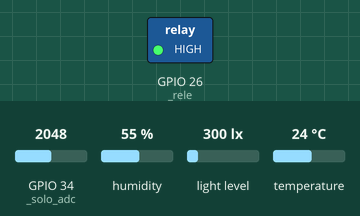
The program below on a simulated ESP32 board running MicroPython. Shown: switched loads named in the program (green lamp = pin HIGH). Inputs (shaded band) come from the test bench; at power-on: GPIO 34 (_solo_adc) = 2048, humidity 55 %, light level 300 lx, temperature 24 °C (analog values on the 0–4095 scale). WiFi joins after 1.5 s; files the program writes start out absent; outgoing connections fail; the clock reads 2024-03-15 10:24:30 at power-on unless the program sets it; library files of the repository ran but are not shown: umqttsimple.py; what the program prints to the serial console is not drawn.

Above: at 3.7 s.
3.8 s: GPIO 34 (_solo_adc) set to 2614
13.9 s: GPIO 34 (_solo_adc) set to 2728
At 24.1 s:
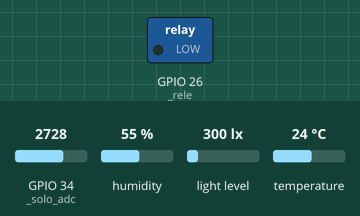
Timing chart, 0 to 27.2 s (numbered marks = the images above; inputs shaded):
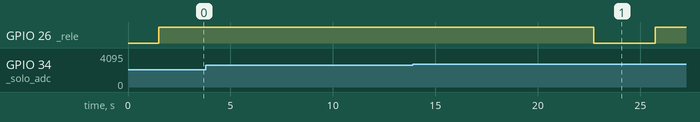

The program:

main.py
```python
import time
import controller

controller.iniciar()

while True:
    try:
        controller.executar_loop()
    except Exception as e:
        print("Erro inesperado no loop principal:", e)
        time.sleep(5)
```

controller.py
```python
import time
import ujson
import network
import machine
import ubinascii
from umqttsimple import MQTTClient
import config
import sensors
import actuators
import config_manager

# Valores novos com padrao: funcionam mesmo com um config.py antigo na placa.
TOPICO_BOMBA = getattr(config, "TOPICO_BOMBA", "estufa/bomba")
TOPICO_STATUS = getattr(config, "TOPICO_STATUS", "estufa/status")
PAUSA_ENTRE_REGAS_S = getattr(config, "PAUSA_ENTRE_REGAS_S", 60)
INTERVALO_TENTATIVA_MQTT_S = getattr(config, "INTERVALO_TENTATIVA_MQTT_S", 30)
INTERVALO_TENTATIVA_WIFI_S = getattr(config, "INTERVALO_TENTATIVA_WIFI_S", 30)
REINICIAR_APOS_OFFLINE_S = getattr(config, "REINICIAR_APOS_OFFLINE_S", 600)

_limites_atuais = {}
_mqtt = None
_ultima_tentativa_mqtt = None
_ultima_tentativa_wifi = None
_offline_desde = None
_ultima_rega_auto = None


# ---------------------------------------------------------------------------
# Utilidades
# ---------------------------------------------------------------------------

def _segundos_desde(ticks):
    if ticks is None:
        return None
    return time.ticks_diff(time.ticks_ms(), ticks) / 1000


def _fmt(valor, formato):
    return "--" if valor is None else formato % valor


def _descrever_leituras(l):
    return "Temperatura: %s | Umidade do ar: %s | Umidade do solo: %s | Luminosidade: %s" % (
        _fmt(l.get("temperatura"), "%.1f C"),
        _fmt(l.get("umidade_ar"), "%.0f %%"),
        _fmt(l.get("umidade_solo"), "%.1f %%"),
        _fmt(l.get("luminosidade"), "%.0f lx"),
    )


# ---------------------------------------------------------------------------
# Mensagens recebidas (app -> ESP32)
# ---------------------------------------------------------------------------

def _on_mensagem(topic, msg):
    topico = topic.decode()
    print("Mensagem recebida em '%s': %s" % (topico, msg))

    if topico == config.TOPICO_CONFIG:
        _processar_config(msg)
    elif topico == config.TOPICO_COMANDOS:
        _processar_comando(msg)


def _limite(dados, chave):
    """Le um limite do JSON; se faltar ou vier invalido, mantem o valor atual
    (antes caia para 0, o que desligava a irrigacao sem ninguem perceber)."""
    try:
        return float(dados[chave])
    except Exception:
        return float(_limites_atuais.get(chave, config.LIMITES_PADRAO[chave]))


def _processar_config(msg):
    global _limites_atuais
    try:
        dados = ujson.loads(msg)
        novos = {
            "nome": dados.get("nome", _limites_atuais.get("nome", "")),
            "temp_min": _limite(dados, "temp_min"),
            "temp_max": _limite(dados, "temp_max"),
            "umi_min": _limite(dados, "umi_min"),
            "umi_max": _limite(dados, "umi_max"),
        }
    except Exception as e:
        print("Erro ao interpretar JSON de estufa/config:", e)
        return

    if not (0 <= novos["umi_min"] < novos["umi_max"] <= 100):
        print("Config REJEITADA: umi_min (%s) deve ser menor que umi_max (%s), entre 0 e 100."
              % (novos["umi_min"], novos["umi_max"]))
        return

    if novos == _limites_atuais:
        # O broker reenvia a config "retida" a cada reconexao: nao regrava a flash.
        print("Config recebida igual a atual (%s)." % novos["nome"])
        return

    _limites_atuais = novos
    config_manager.salvar_limites(_limites_atuais)
    print("Nova cultura aplicada: %s | solo min %.0f%% / max %.0f%% | temp %.0f-%.0f C" % (
        novos["nome"], novos["umi_min"], novos["umi_max"],
        novos["temp_min"], novos["temp_max"]))


def _processar_comando(msg):
    comando = msg.decode().strip()
    if comando == "LIGAR_BOMBA":
        print("Comando manual recebido: rega de %ds" % actuators.TEMPO_MAX_REGA_S)
        _regar("manual")
    elif comando == "DESLIGAR_BOMBA":
        print("Comando manual recebido: desligar bomba")
        actuators.desligar_bomba()
        _publicar(TOPICO_BOMBA, "DESLIGADA", retain=True)
    else:
        print("Comando desconhecido:", comando)


# ---------------------------------------------------------------------------
# Irrigacao
# ---------------------------------------------------------------------------

def _avisar_bomba(ligada):
    _publicar(TOPICO_BOMBA, "LIGADA" if ligada else "DESLIGADA", retain=True)


def _regar(origem):
    global _ultima_rega_auto
    if actuators.regar(ao_mudar_estado=_avisar_bomba):
        # Qualquer rega (manual ou automatica) reinicia a pausa da automatica,
        # para dar tempo da agua se espalhar antes de medir de novo.
        _ultima_rega_auto = time.ticks_ms()
        print("Rega %s concluida (%ds)." % (origem, actuators.TEMPO_MAX_REGA_S))


def _executar_edge_computing(leituras):
    umidade_solo = leituras.get("umidade_solo")
    umi_min = _limites_atuais.get("umi_min")
    umi_max = _limites_atuais.get("umi_max")

    if umidade_solo is None or umi_min is None or umi_max is None:
        print("Irrigacao automatica pausada: sem leitura do solo ou sem limites.")
        return

    if umidade_solo >= umi_min:
        return  # solo ok (ou acima do maximo): nao rega

    decorrido = _segundos_desde(_ultima_rega_auto)
    if decorrido is not None and decorrido < PAUSA_ENTRE_REGAS_S:
        print("Solo seco (%.1f%% < %.0f%%), mas aguardando %ds para a agua se espalhar antes de regar de novo."
              % (umidade_solo, umi_min, PAUSA_ENTRE_REGAS_S - decorrido))
        return

    print("Solo seco (%.1f%% < minimo %.0f%%): regando por %ds."
          % (umidade_solo, umi_min, actuators.TEMPO_MAX_REGA_S))
    _regar("automatica")


# ---------------------------------------------------------------------------
# Wi-Fi e MQTT
# ---------------------------------------------------------------------------

def _garantir_wifi():
    """Retorna True se ha Wi-Fi. Se nao houver, tenta reconectar sem travar
    o loop: a estufa continua lendo sensores e irrigando offline."""
    global _ultima_tentativa_wifi, _offline_desde
    wlan = network.WLAN(network.STA_IF)
    if wlan.isconnected():
        _offline_desde = None
        return True

    if _offline_desde is None:
        _offline_desde = time.ticks_ms()

    offline_ha = _segundos_desde(_offline_desde)
    if offline_ha > REINICIAR_APOS_OFFLINE_S:
        print("Sem Wi-Fi ha %ds. Reiniciando a placa para restaurar a rede..." % offline_ha)
        time.sleep(1)
        machine.reset()

    decorrido = _segundos_desde(_ultima_tentativa_wifi)
    if decorrido is None or decorrido >= INTERVALO_TENTATIVA_WIFI_S:
        _ultima_tentativa_wifi = time.ticks_ms()
        print("Wi-Fi fora do ar: tentando reconectar em segundo plano...")
        try:
            wlan.active(True)
            try:
                wlan.disconnect()
            except Exception:
                pass
            wlan.connect(config.WIFI_SSID, config.WIFI_PASSWORD)
        except Exception as e:
            print("Erro ao reconectar Wi-Fi:", e)
    return False


def _conectar_mqtt():
    mac = ubinascii.hexlify(machine.unique_id()).decode()
    cliente = MQTTClient(
        client_id=config.MQTT_CLIENT_ID + "_" + mac,
        server=config.MQTT_BROKER,
        port=config.MQTT_PORT,
        user=config.MQTT_USER,
        password=config.MQTT_PASSWORD,
        keepalive=30,
        ssl=True,
        ssl_params={"server_hostname": config.MQTT_BROKER},
    )
    cliente.set_callback(_on_mensagem)
    # Se a placa cair (energia, Wi-Fi), o proprio broker publica "offline".
    cliente.set_last_will(TOPICO_STATUS, "offline", retain=True, qos=1)

    try:
        cliente.connect()
        cliente.publish(TOPICO_STATUS, "online", retain=True)
        cliente.publish(TOPICO_BOMBA,
                        "LIGADA" if actuators.estado_bomba() else "DESLIGADA",
                        retain=True)
        cliente.subscribe(config.TOPICO_CONFIG)
        cliente.subscribe(config.TOPICO_COMANDOS)
        print("MQTT conectado e inscrito em '%s' e '%s'" % (
            config.TOPICO_CONFIG, config.TOPICO_COMANDOS))
        return cliente
    except Exception as e:
        print("Falha ao conectar ao broker MQTT:", e)
        try:
            cliente.sock.close()
        except Exception:
            pass
        return None


def _fechar_mqtt():
    global _mqtt
    if _mqtt is not None:
        try:
            _mqtt.sock.close()
        except Exception:
            pass
    _mqtt = None


def _publicar(topico, texto, retain=False):
    if _mqtt is None:
        return False
    try:
        _mqtt.publish(topico, texto, retain=retain)
        return True
    except Exception as e:
        print("Erro ao publicar em %s (conexao perdida): %s" % (topico, e))
        _fechar_mqtt()
        return False


def _verificar_mensagens():
    if _mqtt is None:
        return
    try:
        _mqtt.check_msg()
    except Exception as e:
        print("Conexao MQTT perdida no check_msg:", e)
        _fechar_mqtt()


# ---------------------------------------------------------------------------
# Ciclo principal
# ---------------------------------------------------------------------------

def iniciar():
    global _limites_atuais, _mqtt, _ultima_tentativa_mqtt
    _limites_atuais = config_manager.carregar_limites()
    print("Limites ativos: solo min %s%% / max %s%%" % (
        _limites_atuais.get("umi_min"), _limites_atuais.get("umi_max")))
    if network.WLAN(network.STA_IF).isconnected():
        _ultima_tentativa_mqtt = time.ticks_ms()
        _mqtt = _conectar_mqtt()
    else:
        print("Iniciando em modo OFFLINE (autonomo).")


def executar_loop():
    global _mqtt, _ultima_tentativa_mqtt
    inicio = time.ticks_ms()

    wifi_ok = _garantir_wifi()
    if not wifi_ok:
        _fechar_mqtt()
    elif _mqtt is None:
        decorrido = _segundos_desde(_ultima_tentativa_mqtt)
        if decorrido is None or decorrido >= INTERVALO_TENTATIVA_MQTT_S:
            _ultima_tentativa_mqtt = time.ticks_ms()
            _mqtt = _conectar_mqtt()

    # Antes, uma falha aqui fazia "return" e o ciclo pulava a leitura.
    _verificar_mensagens()

    leituras = sensors.ler_todos_sensores()
    _executar_edge_computing(leituras)

    if _publicar(config.TOPICO_SENSORES, ujson.dumps(leituras)):
        print("[ONLINE] Leitura enviada -> " + _descrever_leituras(leituras))
    else:
        print("[OFFLINE] Leitura registrada -> " + _descrever_leituras(leituras))

    # Espera o resto do intervalo ouvindo o broker, para o comando de rega
    # manual responder na hora (antes podia demorar ate 10 s).
    while time.ticks_diff(time.ticks_ms(), inicio) < config.INTERVALO_LEITURA_S * 1000:
        _verificar_mensagens()
        time.sleep_ms(200)
```

config.py
```python
# Configurações do Sistema
# Wi-Fi
WIFI_SSID = "RedeSuperior"
WIFI_PASSWORD = "04121417"

# Broker MQTT
MQTT_BROKER = "c5f638bd9b894b7591b3df0cab6ee925.s1.eu.hivemq.cloud"
MQTT_PORT = 8883
MQTT_CLIENT_ID = "estufa_esp32_device"
MQTT_USER = "estufa_esp32"
MQTT_PASSWORD = "mqtt@estuf4"

# Tópicos MQTT
TOPICO_SENSORES = "estufa/sensores"
TOPICO_CONFIG = "estufa/config"
TOPICO_COMANDOS = "estufa/comandos"

# Pinos do ESP32
PINO_DHT11 = 4          # Temperatura/umidade do ar
PINO_SOLO_ADC = 34      # Umidade do solo (entrada analógica)
PINO_I2C_SDA = 21       # BH1750 (luminosidade) - I2C
PINO_I2C_SCL = 22
PINO_RELE_BOMBA = 26    # Relé da bomba

# Calibração sensor de umidade do solo
SOLO_VALOR_SECO = 3300
SOLO_VALOR_MOLHADO = 1200

INTERVALO_LEITURA_S = 10

LIMITES_PADRAO = {
    "nome": "Padrao",
    "temp_min": 15.0,
    "temp_max": 30.0,
    "umi_min": 30.0,
    "umi_max": 70.0,
}
```

sensors.py
```python
import dht
import time
from machine import Pin, ADC, I2C
from config import (
    PINO_DHT11,
    PINO_SOLO_ADC,
    PINO_I2C_SDA,
    PINO_I2C_SCL,
    SOLO_VALOR_SECO,
    SOLO_VALOR_MOLHADO,
)

# Inicializacao dos sensores
_dht_sensor = dht.DHT11(Pin(PINO_DHT11))

_solo_adc = ADC(Pin(PINO_SOLO_ADC))
_solo_adc.atten(ADC.ATTN_11DB)
_solo_adc.width(ADC.WIDTH_12BIT)

_i2c = I2C(0, scl=Pin(PINO_I2C_SCL), sda=Pin(PINO_I2C_SDA), freq=100000)


_BH1750_ADDR = 0x23
_BH1750_CONTINUOUS_HIGH_RES = 0x10


def ler_temperatura_umidade_ar():
    try:
        _dht_sensor.measure()
        return _dht_sensor.temperature(), _dht_sensor.humidity()
    except Exception as e:
        print("Erro ao ler DHT11:", e)
        return None, None


def ler_umidade_solo():
    try:
        leitura_bruta = _solo_adc.read()
        faixa = SOLO_VALOR_SECO - SOLO_VALOR_MOLHADO
        if faixa == 0:
            return None
        percentual = (SOLO_VALOR_SECO - leitura_bruta) / faixa * 100
        return max(0, min(100, round(percentual, 1)))
    except Exception as e:
        print("Erro ao ler sensor de umidade do solo:", e)
        return None


def ler_luminosidade():
    try:
        _i2c.writeto(_BH1750_ADDR, bytes([_BH1750_CONTINUOUS_HIGH_RES]))
        time.sleep_ms(180)
        dados = _i2c.readfrom(_BH1750_ADDR, 2)
        bruto = (dados[0] << 8) | dados[1]
        return round(bruto / 1.2, 1)
    except Exception as e:
        print("Erro ao ler BH1750:", e)
        return None


def ler_todos_sensores():
    temperatura, umidade_ar = ler_temperatura_umidade_ar()
    return {
        "temperatura": temperatura,
        "umidade_ar": umidade_ar,
        "umidade_solo": ler_umidade_solo(),
        "luminosidade": ler_luminosidade(),
    }
```

actuators.py
```python
import time
from machine import Pin
import config

ESTADO_LIGADO = 0
ESTADO_DESLIGADO = 1

# Tempo MAXIMO que a bomba pode ficar ligada em cada acionamento (manual ou
# automatico). Se ainda faltar agua, a proxima medicao percebe e rega de novo.
TEMPO_MAX_REGA_S = getattr(config, "TEMPO_MAX_REGA_S", 3)

_rele = Pin(config.PINO_RELE_BOMBA, Pin.OUT)
_rele.value(ESTADO_DESLIGADO)

_bomba_ligada = False


def _ligar_bomba():
    # Privado: a bomba so deve ser ligada via regar(), que garante o desligamento.
    global _bomba_ligada
    _rele.value(ESTADO_LIGADO)
    _bomba_ligada = True
    print("Bomba d'agua: LIGADA")


def desligar_bomba():
    global _bomba_ligada
    _rele.value(ESTADO_DESLIGADO)
    if _bomba_ligada:
        print("Bomba d'agua: DESLIGADA")
    _bomba_ligada = False


def regar(duracao_s=None, ao_mudar_estado=None):
    """Liga a bomba por no maximo TEMPO_MAX_REGA_S e SEMPRE desliga no final.

    ao_mudar_estado(ligada: bool) e chamado ao ligar e ao desligar
    (usado pelo controller para avisar o app via MQTT).
    Retorna True se regou, False se a bomba ja estava ligada.
    """
    if _bomba_ligada:
        return False

    if duracao_s is None or duracao_s > TEMPO_MAX_REGA_S:
        duracao_s = TEMPO_MAX_REGA_S

    _ligar_bomba()
    _avisar(ao_mudar_estado, True)
    try:
        time.sleep(duracao_s)
    finally:
        # finally: desliga mesmo se der erro ou Ctrl+C durante a rega
        desligar_bomba()
        _avisar(ao_mudar_estado, False)
    return True


def _avisar(callback, ligada):
    if callback is None:
        return
    try:
        callback(ligada)
    except Exception as e:
        print("Aviso de estado da bomba falhou:", e)


def estado_bomba():
    return _bomba_ligada
```

config_manager.py
```python
import ujson
import uos
from config import LIMITES_PADRAO

_ARQUIVO_CONFIG = "config_estufa.json"


def salvar_limites(limites: dict):
    try:
        with open(_ARQUIVO_CONFIG, "w") as f:
            ujson.dump(limites, f)
        print("Limites salvos na flash:", limites)
        return True
    except Exception as e:
        print("Erro ao salvar limites na flash:", e)
        return False


def carregar_limites():
    try:
        if _ARQUIVO_CONFIG not in uos.listdir():
            print("Nenhuma configuracao salva. Usando limites padrao.")
            salvar_limites(LIMITES_PADRAO)
            return dict(LIMITES_PADRAO)

        with open(_ARQUIVO_CONFIG, "r") as f:
            limites = ujson.load(f)
            print("Limites carregados da flash:", limites)
            return limites
    except Exception as e:
        print("Erro ao ler limites da flash, usando padrao:", e)
        return dict(LIMITES_PADRAO)
```

boot.py
```python
import network
import time
from config import WIFI_SSID, WIFI_PASSWORD

def conectar_wifi(timeout_s=15):
    wlan = network.WLAN(network.STA_IF)
    wlan.active(True)

    if wlan.isconnected():
        print("Wi-Fi já conectado.", wlan.ifconfig())
        return True

    print("Conectando ao Wi-Fi '%s'..." % WIFI_SSID)
    wlan.connect(WIFI_SSID, WIFI_PASSWORD)

    inicio = time.time()
    while not wlan.isconnected():
        if time.time() - inicio > timeout_s:
            print("Falha ao conectar ao Wi-Fi (timeout). "
                  "Seguindo em modo offline / autonomo.")
            return False
        time.sleep(0.5)

    # Antes estas linhas estavam DENTRO do while (retornava "conectado" sem estar)
    print("Wi-Fi conectado: ", wlan.ifconfig())
    return True

conectar_wifi()
```

Measured:
- the behaviour switches between 2671 and 2672 on GPIO 34 (_solo_adc) (found by bisection; images 0 and 1)
- after the input at 3.8 s, every drawn part: stays the same
- after the input at 13.9 s, GPIO 26 (_rele): HIGH → LOW after 8.8 s, → HIGH 3.0 s later
